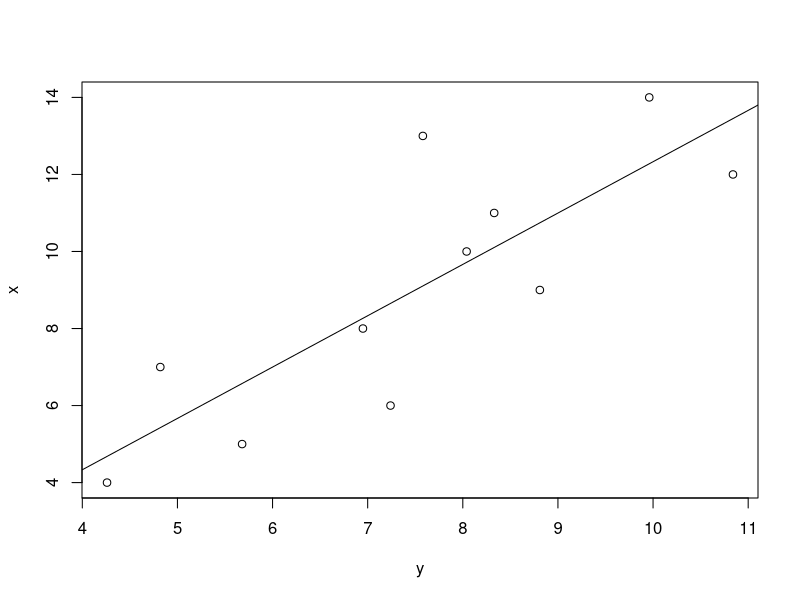
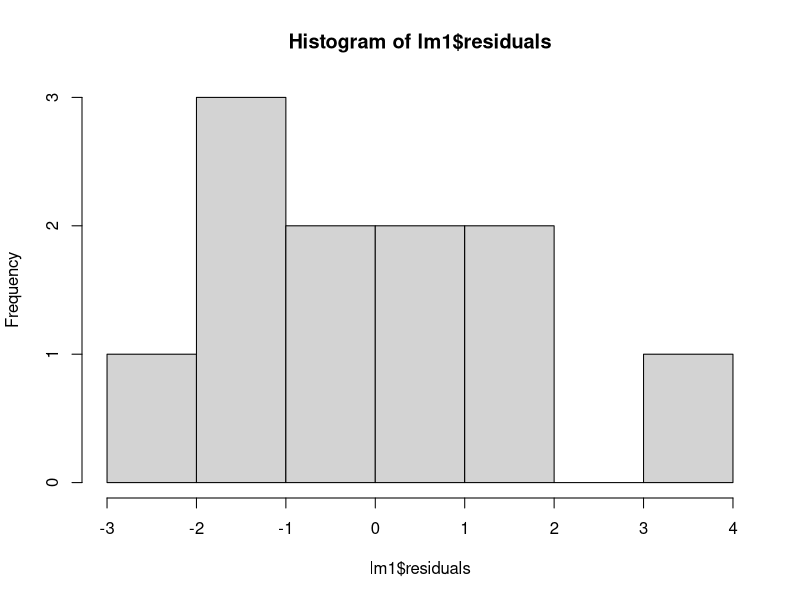
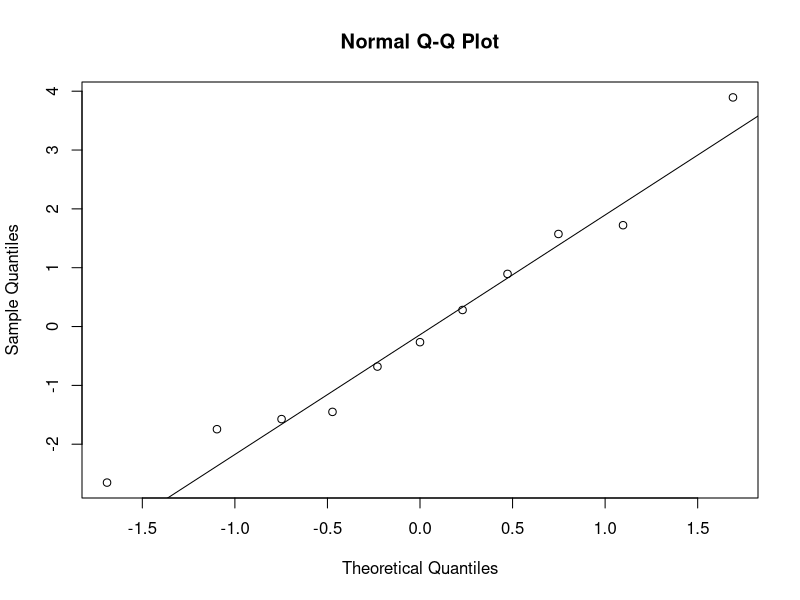
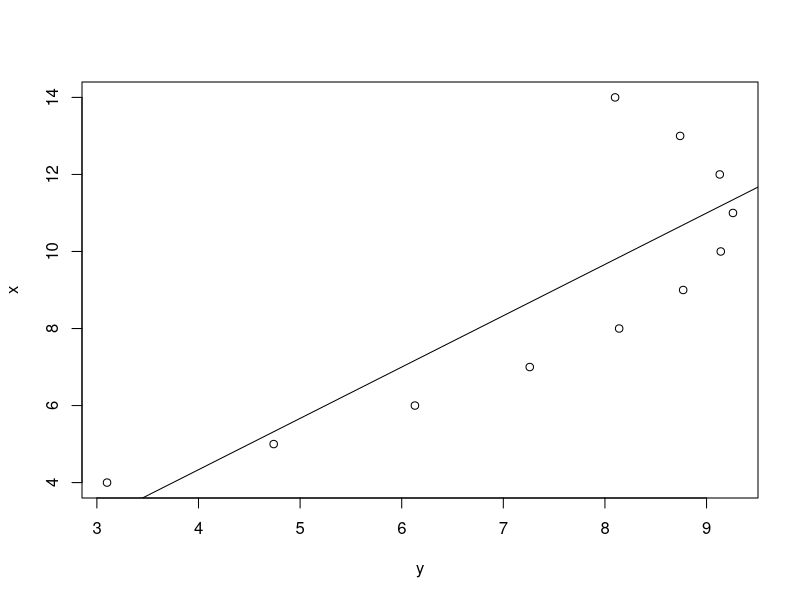
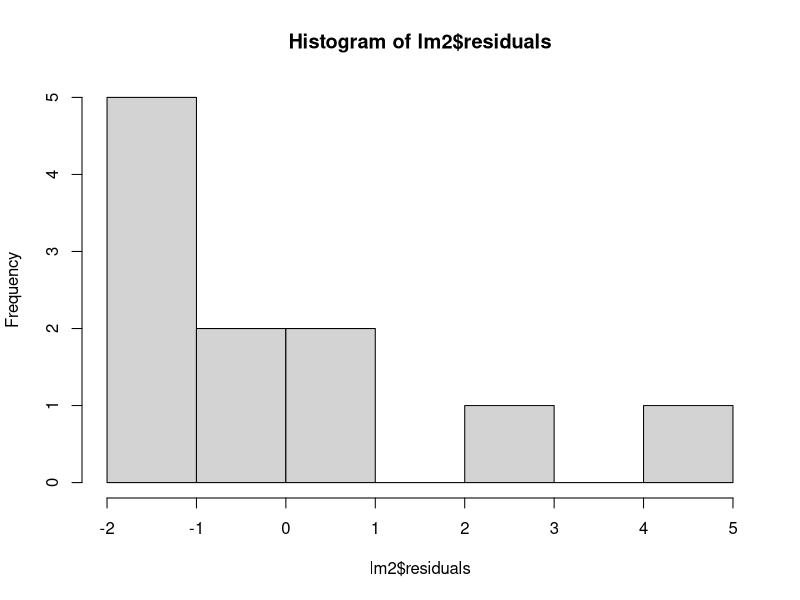
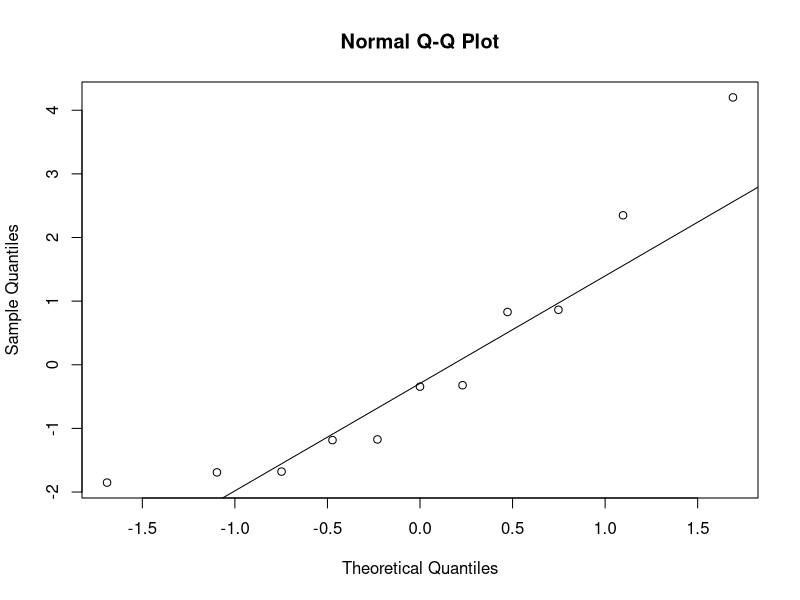
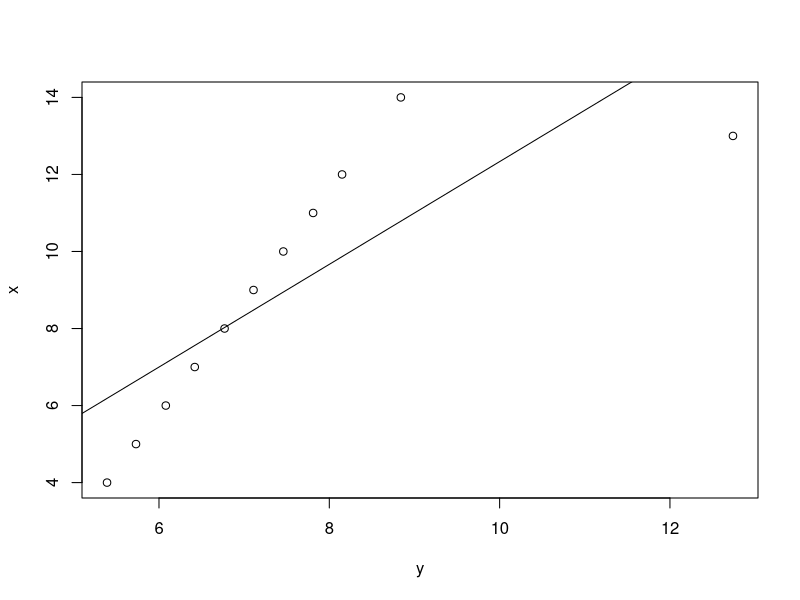
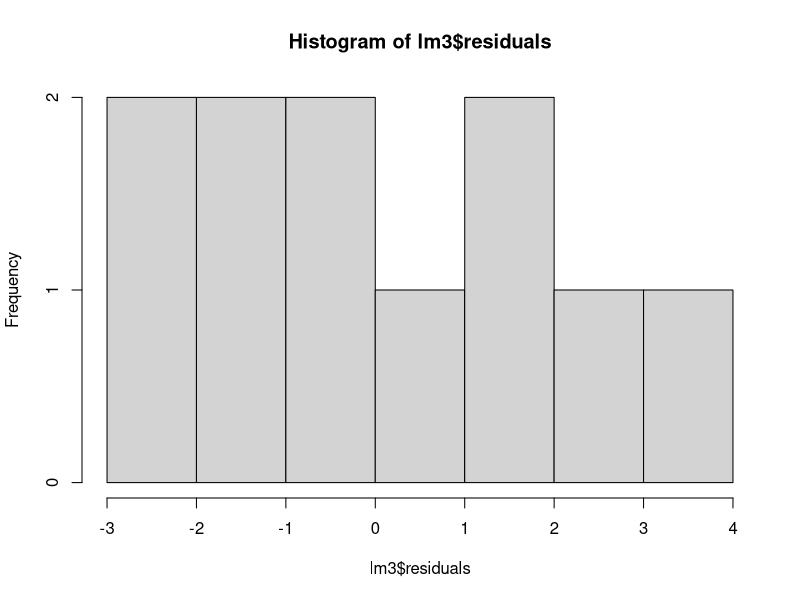

The R source for these figures, in order:
## ---- chunk 1
sd <- 3.22
n <-30
SE <- sd / sqrt(n)
SE
## ---- chunk 2
options(digits=2)
data1 <- data.frame(x=c(10,8,13,9,11,14,6,4,12,7,5),
					y=c(8.04,6.95,7.58,8.81,8.33,9.96,7.24,4.26,10.84,4.82,5.68))
data2 <- data.frame(x=c(10,8,13,9,11,14,6,4,12,7,5),
					y=c(9.14,8.14,8.74,8.77,9.26,8.1,6.13,3.1,9.13,7.26,4.74))
data3 <- data.frame(x=c(10,8,13,9,11,14,6,4,12,7,5),
					y=c(7.46,6.77,12.74,7.11,7.81,8.84,6.08,5.39,8.15,6.42,5.73))
data4 <- data.frame(x=c(8,8,8,8,8,8,8,19,8,8,8),
					y=c(6.58,5.76,7.71,8.84,8.47,7.04,5.25,12.5,5.56,7.91,6.89))
## ---- chunk 3
#mean of data1
mean(data1$x)
mean(data1$y)

#mean of data2
mean(data2$x)
mean(data2$y)

#mean of data3
mean(data3$x)
mean(data3$y)

#mean of data4
mean(data4$x)
mean(data4$y)
## ---- chunk 4
#median of data1
median(data1$x)
median(data1$y)

#median of data2
median(data2$x)
median(data2$y)

#median of data3
median(data3$x)
median(data3$y)

#median of data4
median(data4$x)
median(data4$y)
## ---- chunk 5
#Standard deviation of data1
sd(data1$x)
sd(data1$y)

#Standard deviation of data2
sd(data2$x)
sd(data2$y)

#Standard deviation of data3
sd(data3$x)
sd(data3$y)

#Standard deviation of data4
sd(data4$x)
sd(data4$y)
## ---- chunk 6
#Correlation deviation of data1
cor(data1) 

#Correlation deviation of data2
cor(data2) 

#Correlation deviation of data3
cor(data3) 

#Correlation deviation of data4
cor(data4) 
## ---- chunk 7
#Linear regression equation for data1
lm1 <- lm(x ~ y, data = data1)
summary(lm1)
#equation1: y = -0.998 + 1.333 * x

#Linear regression equation for data2
lm2 <- lm(x ~ y, data = data2)
summary(lm2)
#equation2: y = -0.995 + 1.332 * x

#Linear regression equation for data3
lm3 <- lm(x ~ y, data = data3)
summary(lm3)
#equation3: y = -1.000 + 1.333 * x

#Linear regression equation for data4
lm4 <- lm(x ~ y, data = data4)
summary(lm4)
#equation4: y = -1.004 + 1.334 * x
## ---- chunk 8
#R-Squared for data1
summary(lm1)$r.squared

#R-Squared for data2
summary(lm2)$r.squared

#R-Squared for data3
summary(lm3)$r.squared

#R-Squared for data4
summary(lm4)$r.squared
## ---- chunk 9
#data1 plots
plot(x ~ y, data1)
abline(lm1)

hist(lm1$residuals)

qqnorm(lm1$residuals)
qqline(lm1$residuals)
## ---- chunk 10
#data2 plots
plot(x ~ y, data2)
abline(lm2)

hist(lm2$residuals)

qqnorm(lm2$residuals)
qqline(lm2$residuals)
## ---- chunk 11
#data3 plots
plot(x ~ y, data3)
abline(lm3)

hist(lm3$residuals)

qqnorm(lm3$residuals)
qqline(lm3$residuals)
## ---- chunk 12
#data4 plots
plot(x ~ y, data4)
abline(lm4)

hist(lm4$residuals)

qqnorm(lm4$residuals)
qqline(lm4$residuals)
## ---- chunk 13
#data1 plots
plot(x ~ y, data1)
abline(lm1)

hist(lm1$residuals)

qqnorm(lm1$residuals)
qqline(lm1$residuals)
